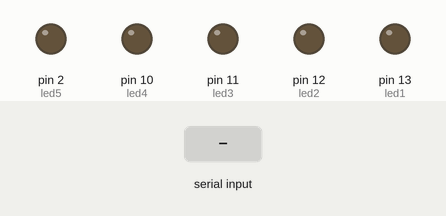
A sketch run on a simulated Arduino Uno, built with avr-gcc and run on an emulated ATmega328P. Parts: output pins drawn as LEDs (lit = HIGH). The test bench sets the inputs (shaded band).

Above: at 1.2 s.
1.3 s: "a" received over Serial
At 2.4 s:
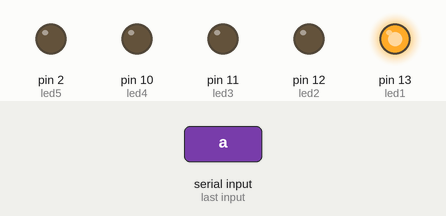
2.8 s: "b" received over Serial
At 3.5 s:
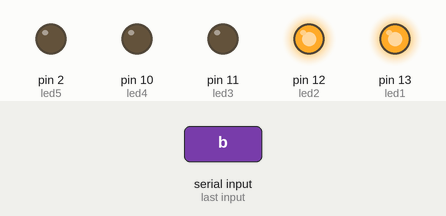
4.3 s: "c" received over Serial
At 4.6 s:
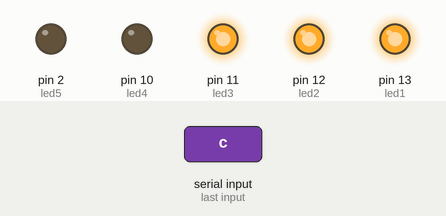
5.8 s: "d" received over Serial
At 7.0 s:
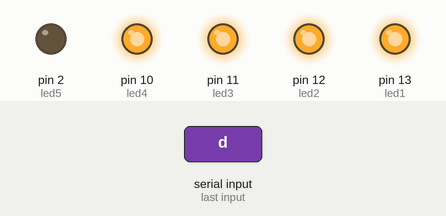
7.3 s: "a" received over Serial
At 8.1 s:
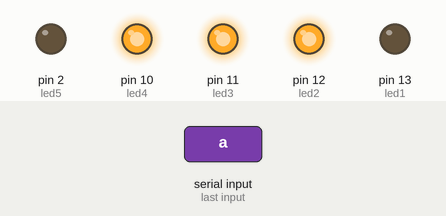
8.8 s: "b" received over Serial
At 9.3 s:
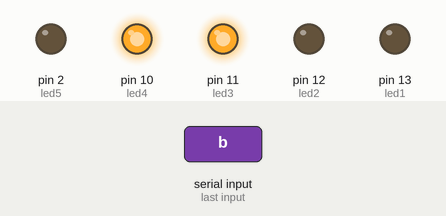
Timing chart, 0 to 11.3 s (numbered marks = the images above; inputs shaded):
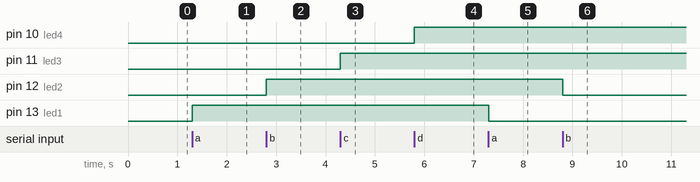

Measured:
- after the input at 1.3 s, pin 13 (led1): LOW → HIGH at once
- after the input at 2.8 s, pin 12 (led2): LOW → HIGH at once
- after the input at 4.3 s, pin 11 (led3): LOW → HIGH at once
- after the input at 5.8 s, pin 10 (led4): LOW → HIGH at once
- after the input at 7.3 s, pin 13 (led1): HIGH → LOW at once
- after the input at 8.8 s, pin 12 (led2): HIGH → LOW at once

The sketch:

Flag_function.ino
```cpp
int flag1=0;
int flag2=0;
int flag3=0;
int flag4=0;
int led1=13;
int led2=12;
int led3=11;
int led4=10;
int led5=2;
void setup()
{
  Serial.begin(9600);
  pinMode(led1,OUTPUT);
  pinMode(led2,OUTPUT);
  pinMode(led3,OUTPUT);
  pinMode(led4,OUTPUT);
  pinMode(led5,OUTPUT);
}
void loop()
{
  if(Serial.available())
  {
    int x=Serial.read();
    if(x =='a' && flag1==0)
    {
      digitalWrite(led1,HIGH);
      flag1=1;
    }
  else if(x =='b' && flag2==0)
  {
    digitalWrite(led2,HIGH);
    flag2=1;
  }
   else if(x =='c' && flag3==0)
  {
    digitalWrite(led3,HIGH);
    flag3=1;
  }
   else if(x =='d' && flag4==0)
  {
    digitalWrite(led4,HIGH);
    flag4=1;
  }

   else if(x =='a' && flag1==1)
  {
    digitalWrite(led1,LOW);
    flag1=0;
  }
   else if(x =='b' && flag2==1)
  {
    digitalWrite(led2,LOW);
    flag2=0;
  }
   else if(x =='c' && flag3==1)
  {
    digitalWrite(led3,LOW);
    flag3=0;
  }
   else if(x =='d' && flag4==1)
  {
    digitalWrite(led4,LOW);
    flag4=0;
  }
     }
}
```
